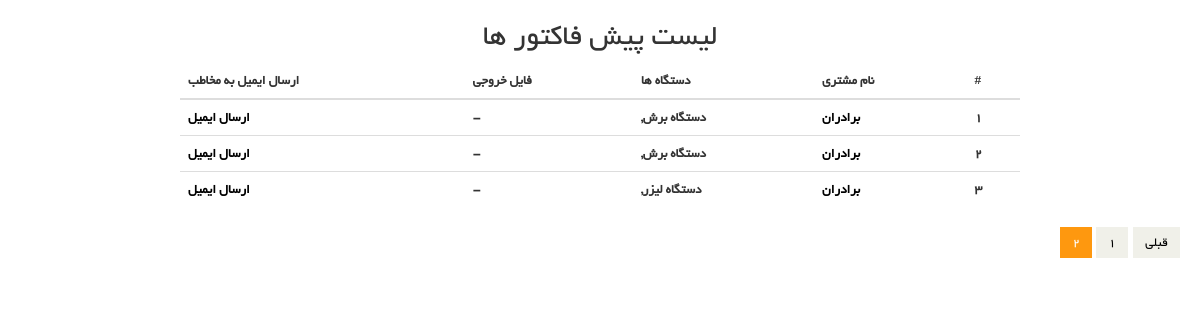
Page /listquote?page=2 on the earlier database version.
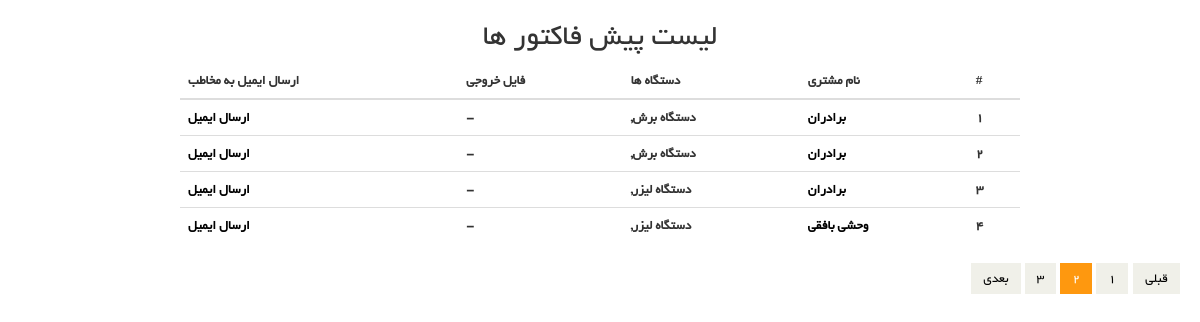
Same page on the later database version.
### quote/models.py (models this page shows, shortened)
class Quote(models.Model):
    organization = models.ForeignKey("organization.Organization", on_delete=models.PROTECT, verbose_name="سازمان")
    timestamp = models.DateTimeField(auto_now_add=True, verbose_name='تاریخ ثبت')
    creator = models.ForeignKey(get_user_model(), verbose_name='کاربر ثبت کننده', on_delete=models.CASCADE)
    tax = 9
    class Meta:
        verbose_name = 'پیش فاکتور'
        verbose_name_plural = 'پیش فاکتورها'

class QuoteItem(models.Model):
    quote = models.ForeignKey("Quote", on_delete=models.CASCADE, verbose_name='پیش فاکتور')
    product = models.ForeignKey('product.Product', on_delete=models.CASCADE, verbose_name="محصول")
    price = models.PositiveIntegerField(default=0, verbose_name='قیمت')
    number = models.PositiveIntegerField(default=1, validators=[MinValueValidator(1)], verbose_name='تعداد')
    discount = models.PositiveIntegerField(default=0, validators=[MaxValueValidator(100)], verbose_name='درصد تخفیف')
    class Meta:
        verbose_name = 'رکورد پیش فاکتور'
        verbose_name_plural = 'رکورد پیش فاکتورها'

### organization/models.py (models this page shows, shortened)
class Organization(models.Model):
    province_name = models.CharField(max_length=20, verbose_name='استان')
    organization_name = models.CharField(max_length=50, verbose_name='نام سازمان')
    organization_phone = models.CharField(max_length=11, verbose_name='شماره تلفن سازمان', unique=True)
    organization_staff = models.PositiveIntegerField(verbose_name='تعداد کارگران')
    organization_product = models.ManyToManyField(OrganizationProduct, verbose_name='محصولات تولیدی')
    personnel_name = models.CharField(max_length=50, verbose_name="نام و نام خانوادگی کارفرما")
    personnel_mobile = models.CharField(max_length=11, verbose_name='موبایل کارفرما')
    personnel_email = models.EmailField(verbose_name='ایمیل کارفرما', blank=True)
    timestamp = models.DateTimeField(auto_now_add=True, verbose_name='تاریخ ثبت')
    creator = models.ForeignKey(get_user_model(), verbose_name='کاربر ثبت کننده', on_delete=models.CASCADE)
    class Meta:
        unique_together = ['organization_name', 'creator']
        verbose_name = 'سازمان'
        verbose_name_plural = 'سازمانها'

### product/models.py (models this page shows, shortened)
class Product(models.Model):
    name = models.CharField(max_length=150, verbose_name='اسم محصول', null=True)
    price = models.PositiveIntegerField(verbose_name='قیمت')
    tax = models.BooleanField(default=False, verbose_name='مشمول مالیات')
    file_pdf = models.FileField(upload_to='Product/PDFs', verbose_name='کاتولوگ محصول', blank=True,
                                validators=[FileExtensionValidator(['pdf'])])
    file_image = models.ImageField(upload_to='Product/Images', verbose_name='تصویر محصول', blank=True)
    description = models.TextField(verbose_name='ویژگی های فنی')
    organization_product = models.ManyToManyField('organization.OrganizationProduct', blank=True,
                                                  verbose_name='قابل استفاده برای تولید محصولات تولیدی')
    class Meta:
        verbose_name = 'محصول'
        verbose_name_plural = 'محصولات'

### quote/views.py (the view)
# urls.py: path('listquote', ListQuotes.as_view(), name='list_quote'),
class ListQuotes(ListView):
    template_name = 'quote/list_quote.html'
    model = Quote
    paginate_by = 4

### templates/quote/list_quote.html (shortened to what this page needs)
{% extends 'shared/_MainLayout.html' %}
{% load i18n %}
{% block content %}
    <div class="text-center">
        <h2>لیست پیش فاکتور ها</h2>
    </div>
    <div class='text-white mt-lg-5' style="margin-left: 15%; margin-right: 15%;">
        <table class='table table-dark'>
            <thead>
            <tr>
                <th>#</th>
                <th>نام مشتری</th>
                <th>دستگاه ها</th>
                <th>فایل خروجی</th>
                <th>ارسال ایمیل به مخاطب</th>
            </tr>
            </thead>
            <tbody>
                {% for quote in object_list %}
                    <tr>
                        <th>{{forloop.counter}}</th>
                        <th>
                            <a href="#" style='text-decoration: none; color:black;'>{{quote.organization.organization_name}}</a>
                        </th>
                        <th>{% for item in quote.quoteitem_set.all %}{{ item.product.name }},{% endfor %}</th>
                        <th>
                            {% if quote.pdf_file %}
                                <button class='btn btn-success'>
                                    <a href="{{quote.pdf_file.url}}" style='text-decoration: none; color: white;'>دانلود</a>
                                </button>
                            {% else %}
                                -
                            {% endif %}
                        </th>
                        <th>
                            <a href="{% url 'quote:email_quote' quote.pk %}" style='text-decoration: none; color:black;'>ارسال ایمیل</a>
                        </th>
                    </tr>
                {% endfor %}
            </tbody>
        </table>
    </div>
                        <ul class="pagination">
                            {% if page_obj.has_previous %}
                                <li><a href="?page={{ page_obj.previous_page_number }}">قبلی</a></li>
                            {% endif %}
                            {% for page in paginator.page_range %}
                                {% if page == page_obj.number %}
                                    <li class="active"><a href="?page={{ page }}">{{ page }}</a></li>
                                {% else %}
                                    <li><a href="?page={{ page }}">{{ page }}</a></li>
                                {% endif %}
                            {% endfor %}
                            {% if page_obj.has_next %}
                                <li><a href="?page={{ page_obj.next_page_number }}">بعدی</a></li>
                            {% endif %}
                        </ul>
{% endblock %}

Differences in the rows shown:
added Quote: organization.organization_name "وحشی بافقی"
added QuoteItem: product.name "دستگاه لیزر", shown under "وحشی بافقی"
Other differences:
new list line: "3"
text now shown: "بعدی"
